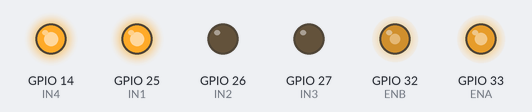
The sketch below on a simulated ESP32. On the bench: output pins drawn as LEDs (lit = HIGH).

Above: at 0.05 s.
At 4.0 s:
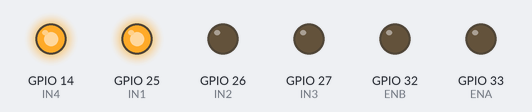
Timing chart, 0 to 4.6 s (numbered marks = the images above):
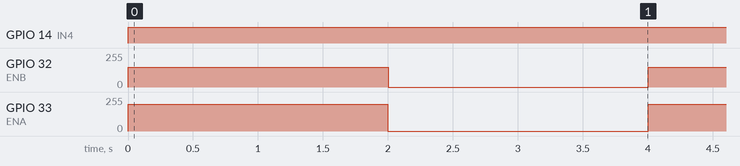

The sketch:

sketch_jun21a.ino
```cpp
#define IN1 25
#define IN2 26
#define IN3 27
#define IN4 14
#define ENA 33
#define ENB 32

void setup() {
  pinMode(IN1, OUTPUT);
  pinMode(IN2, OUTPUT);
  pinMode(IN3, OUTPUT);
  pinMode(IN4, OUTPUT);
  pinMode(ENA, OUTPUT);
  pinMode(ENB, OUTPUT);
}

void loop() {
  digitalWrite(IN1, HIGH);
  digitalWrite(IN2, LOW);
  analogWrite(ENA, 200);   // Speed A

  digitalWrite(IN3, LOW);
  digitalWrite(IN4, HIGH);
  analogWrite(ENB, 150);   // Speed B

  delay(2000);

  analogWrite(ENA, 0);
  analogWrite(ENB, 0);
  delay(2000);
}
```

Measured:
- by itself, GPIO 14 (IN4): LOW → HIGH at 0.00 s
- by itself, GPIO 32 (ENB): alternates 150/255 for 2.0 s and 0/255 for 2.0 s
- by itself, GPIO 33 (ENA): alternates 200/255 for 2.0 s and 0/255 for 2.0 s
